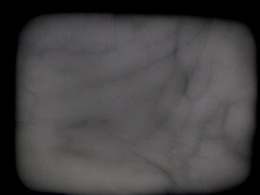
%> input picture experiments/P_o018_L_S3_Nr3.jpg, 260 x 195 px, shrunk from 1024 x 768 before the run
$ octave harrisCheck.m   (GNU Octave 9; MATLAB toolbox functions it lacks are replaced by stand-ins)
%> lines starting %> are read from the running program, lines starting %| are printed output that depends on the picture; in (x1, y1, x2, y2) boxes, pixels count from 0 and x2, y2 are one past the last pixel; in counts of white or black regions, pixels touching at a corner belong together; the program's own positions count from 1
clc;

k = 0.04;
Threshold = 50000;
sigma = 1;
halfwid = sigma * 3;

[xx, yy] = meshgrid(-halfwid:halfwid, -halfwid:halfwid);

Gxy = exp(-(xx .^ 2 + yy .^ 2) / (2 * sigma ^ 2));

Gx = xx .* exp(-(xx .^ 2 + yy .^ 2) / (2 * sigma ^ 2));
Gy = yy .* exp(-(xx .^ 2 + yy .^ 2) / (2 * sigma ^ 2));

I = imread ('P_o018_L_S3_Nr3.jpg');
%> I is the input picture: size 195x260x3 uint8; mean R, G, B 68.7, 67.5, 68.2
I = rgb2gray(I);
%> I: size 195x260 uint8

numOfRows = size(I, 1);
%> numOfRows = 195
numOfColumns = size(I, 2);
%> numOfColumns = 260

% 1) Compute x and y derivatives of image
Ix = conv2(Gx, I);
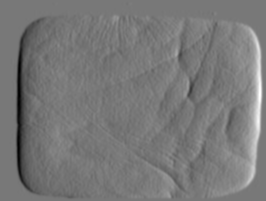
%> Ix: size 201x266 double; min -79.21, max 88.42, mean 0; drawn with min black and max white
Iy = conv2(Gy, I);
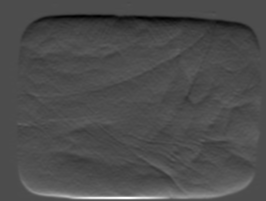
%> Iy: size 201x266 double; min -76.4, max 176.7, mean 0; drawn with min black and max white

size(Ix)
%> ans = [201 266]

% 2) Compute products of derivatives at every pixel
Ix2 = Ix .^ 2;
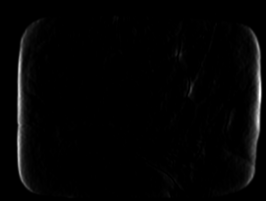
%> Ix2: size 201x266 double; min 0, max 7818.8, mean 141; drawn with min black and max white
Iy2 = Iy .^ 2;
Ixy = Ix .* Iy;

% 3)Compute the sums of the products of derivatives at each pixel
Sx2 = conv2(Gxy, Ix2);
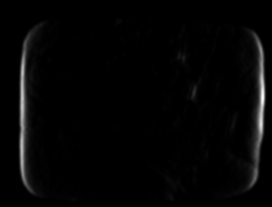
%> Sx2: size 207x272 double; min 0, max 40677.2, mean 840.6; drawn with min black and max white
Sy2 = conv2(Gxy, Iy2);
Sxy = conv2(Gxy, Ixy);
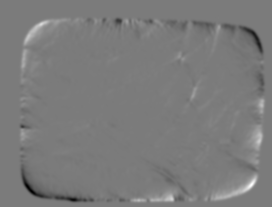
%> Sxy: size 207x272 double; min -8964.9, max 9533.6, mean 6.9; drawn with min black and max white

im = zeros(numOfRows, numOfColumns);
for x=1:numOfRows,
   for y=1:numOfColumns,
       %x,y
       % 4) Define at each pixel(x, y) the matrix H
       H = [Sx2(x, y) Sxy(x, y); Sxy(x, y) Sy2(x, y)];

       % 5) Compute the response of the detector at each pixel
       R = det(H) - k * (trace(H) ^ 2);

       % 6) Threshold on value of R
       if (R > Threshold)
          im(x, y) = R;
       end
   end
end
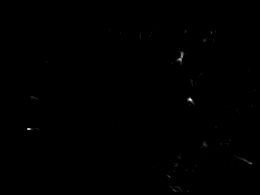
%> im: size 195x260 double; min 0, max 1323157.5, mean 1468.9; drawn with min black and max white

% 7) Compute nonmax suppression
output = im > imdilate(im, [1 1 1; 1 0 1; 1 1 1]);
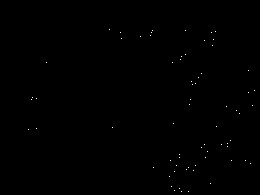
%> output: size 195x260 logical; 0.13% white in thin lines or dots, all inside (x1, y1, x2, y2) = (28, 29, 255, 192)

figure, imshow(I);
figure, imshow(output)
